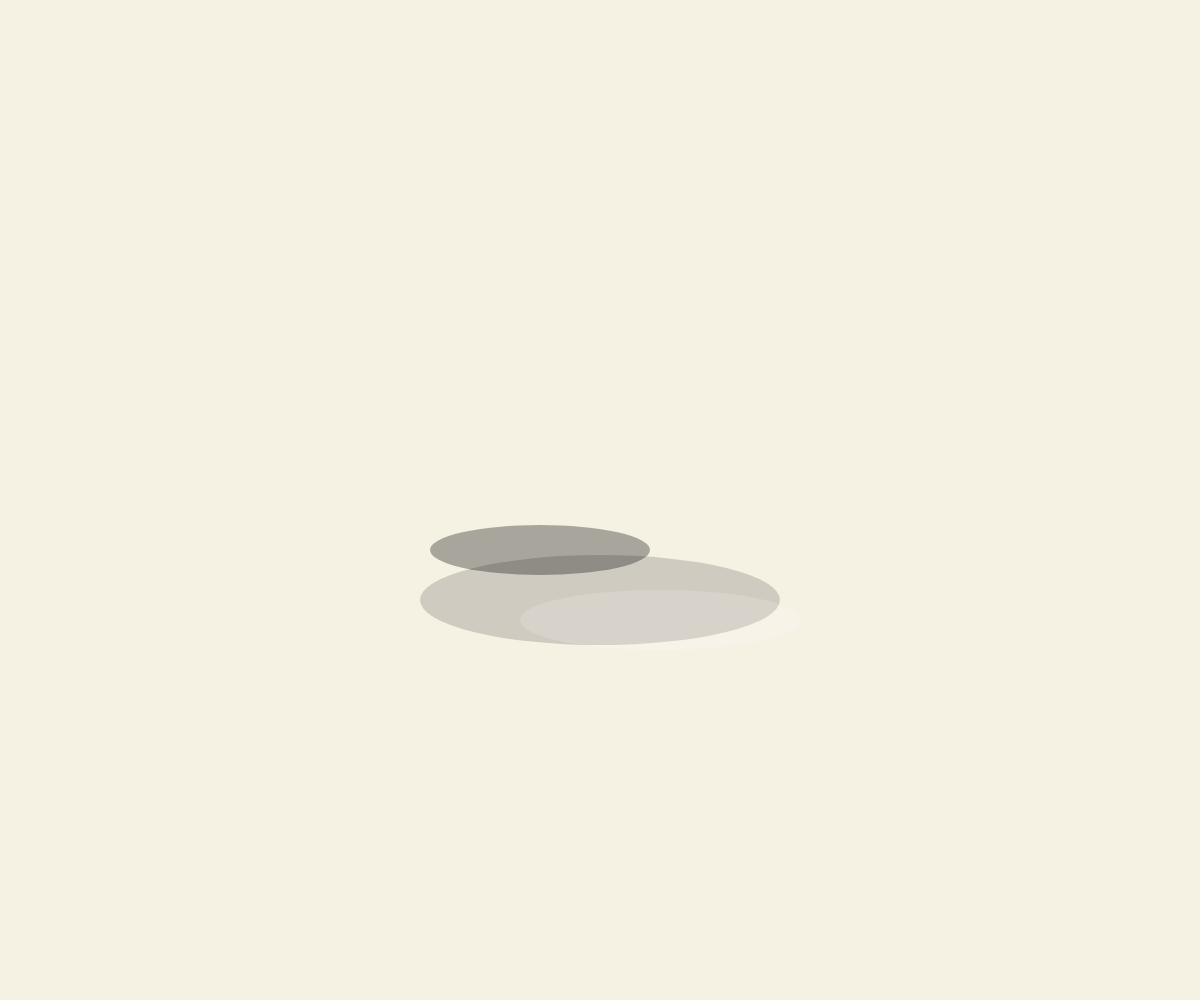
Frame 1 (no input)
Frame 2 (the mouse pressed at the canvas centre, redrawn once): identical to frame 1, image omitted

The p5.js sketch that drew this single still picture (run headless with seeded random() and noise() and a simulated clock; the mouse was pressed at the canvas centre and the sketch redrawn once):

// p5.js sketch
// ── sketch.js
function setup() {
  createCanvas(windowWidth, windowHeight);
  noLoop();
}

function draw() {
  background('#f5f1e3');
  noStroke();
  fill(0, 40);
  ellipse(width * 0.5, height * 0.6, 360, 90);
  fill(0, 80);
  ellipse(width * 0.45, height * 0.55, 220, 50);
  fill(255, 40);
  ellipse(width * 0.55, height * 0.62, 280, 60);
}

function windowResized() {
  resizeCanvas(windowWidth, windowHeight);
  redraw();
}
